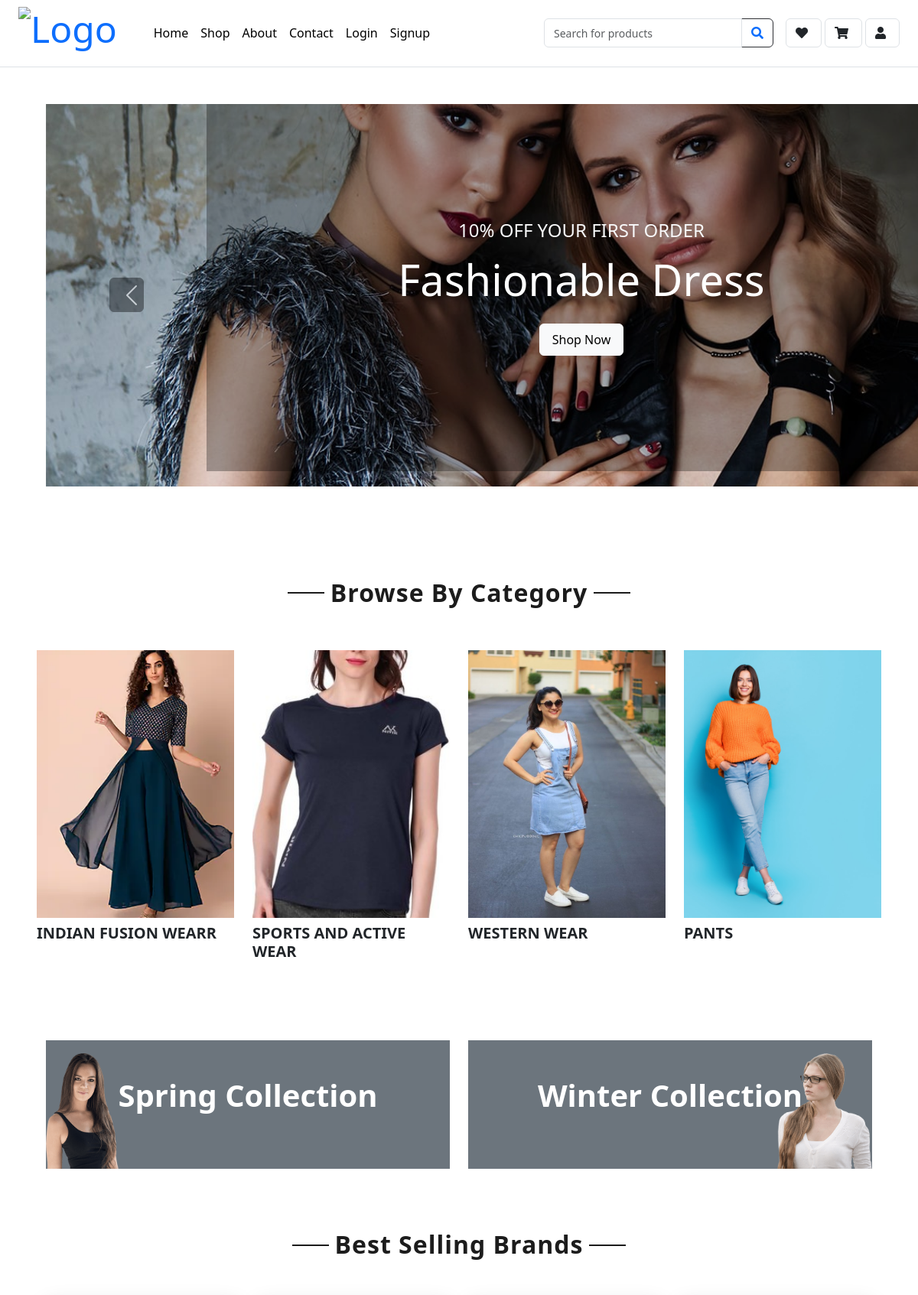
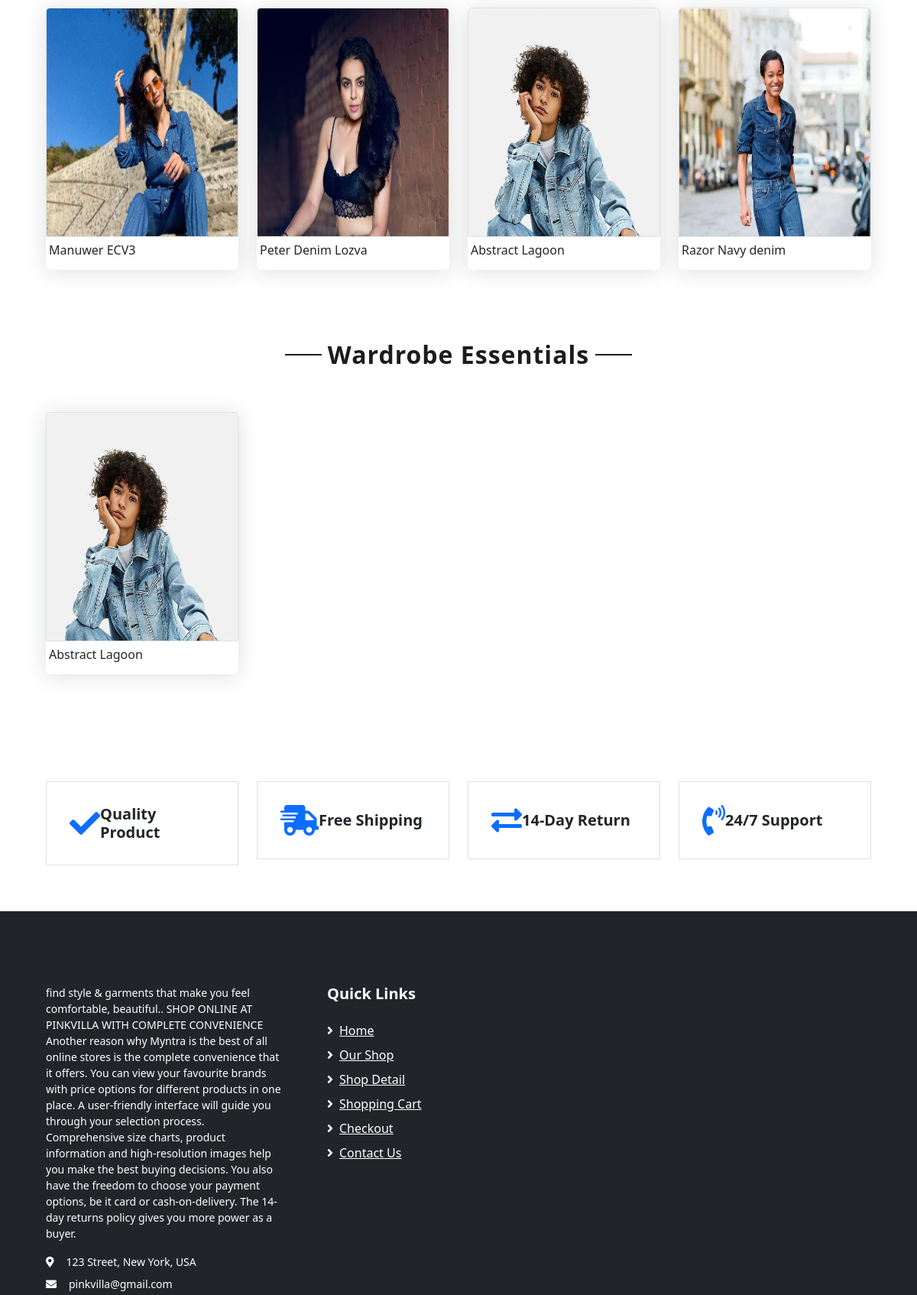
The page /home_before/ (upper part) on the database its author committed (2 pictures, top to bottom).
### app1/models.py (models this page shows, shortened)
class category(models.Model):
    id = models.AutoField(primary_key=True)
    name = models.CharField(max_length=100)
    category_image = models.ImageField(upload_to='category',default='default_image.jpg')

class Product(models.Model):
    id = models.AutoField(primary_key=True)
    name = models.CharField(max_length=100)
    brand = models.ForeignKey(Brand,on_delete=models.CASCADE)
    category = models.ForeignKey(category,on_delete=models.CASCADE)
    description = models.TextField()
    sales_count = models.PositiveIntegerField(default=0)
    wardrobe_essential = models.BooleanField(default=False)
    image = models.ImageField(blank=True, upload_to='images/')

### app1/views.py (the view)
# urls.py: path('home_before/', views.home_before, name='home_before'),
def home_before(request):
    categories = category.objects.all()
    best_selling_products = Product.objects.order_by('-sales_count')[:4]
    wardrobe_essentials = Product.objects.filter(wardrobe_essential=True)[:4]
    return render(request, 'home_before.html', {'categories': categories, 'best_selling_products': best_selling_products,
    'wardrobe_essentials': wardrobe_essentials})

### app1/templates/home_before.html (shortened to what this page needs)
<!DOCTYPE html>
<html lang="en">
  {% load static %}
<head>
    <link href="https://cdnjs.cloudflare.com/ajax/libs/font-awesome/5.10.0/css/all.min.css" rel="stylesheet">
    <link href="lib/owlcarousel/assets/owl.carousel.min.css" rel="stylesheet">
    <link href="/static/app/css/style.min.css" rel="stylesheet">
    <link href="{% static 'app/css/style.css' %}" rel="stylesheet">
    <link href="https://cdn.jsdelivr.net/npm/bootstrap@5.3.0/dist/css/bootstrap.min.css" rel="stylesheet">
</head>
<body>
    <div class="row align-items-center py-1 px-xl-4">
        <div class="d-flex align-items-center">
            <div class="mr-5 d-none d-lg-block">
                <a href="" class="text-decoration-none">
                    <h1 class="mb-3 display-5 font-weight-semi-bold">
                             <img src="{% static "app/img/product/logo2.jpg" %}" alt="Logo" class="img-fluid"  style="width: 90px; height: auto; ">
                    </h1>
                </a>
            </div>
            <div class="mr-3">
                <a href="{% url 'userhome' %}" style="text-decoration: none;">
                    <button type="button" style="border: none; background: none; padding: 0; cursor: pointer;">Home</button>
                </a>
            </div>
            <div class="mr-3">
                <a href="{% url 'shop_before' %}" style="text-decoration: none;">
                    <button type="button" style="border: none; background: none; padding: 0; cursor: pointer;">Shop</button>
                </a>
            </div>
            <div class="mr-3">
                <a href="{% url 'about' %}" style="text-decoration: none;">
                    <button type="button" style="border: none; background: none; padding: 0; cursor: pointer;">About</button>
                </a>
            </div>
            <div class="mr-3">
                <a href="{% url 'contact' %}" style="text-decoration: none;">
                    <button type="button" style="border: none; background: none; padding: 0; cursor: pointer;">Contact</button>
                </a>
            </div>
            <div class="mr-3">
                <a href="{% url 'user_login' %}" style="text-decoration: none;">
                    <button type="button" style="border: none; background: none; padding: 0; cursor: pointer;">Login</button>
                </a>
            </div>
            <div class="mr-3">
                <a href="{% url 'signup' %}" style="text-decoration: none;">
                    <button type="button" style="border: none; background: none; padding: 0; cursor: pointer;">Signup</button>
                </a>
            </div>
            <div class="ml-auto d-flex align-items-center">
                <form action="" class="flex-grow-1">
                    <div class="input-group" style="width: 300px;">
                        <input type="text" class="form-control" placeholder="Search for products">
                        <div class="input-group-append">
                            <span class="input-group-text bg-transparent text-primary">
                                <i class="fa fa-search"></i>
                            </span>
                        </div>
                    </div>
                </form>
                <a href="{% url 'wishlist' %}" class="btn border ml-3">
                    <i class="fas fa-heart"></i>
                </a>
                <a href="{% url 'show-cart' %}" class="btn border ml-1">
                    <i class="fas fa-shopping-cart"></i>
                </a>
                <a href="{% url 'user_profile' %}" class="btn border ml-1">
                    <i class="fa fa-user" aria-hidden="true"></i>
                </a>
            </div>
        </div>
    </div>
   {% block main-content%}
<div class="container-fluid mb-5">
    <div class="row border-top px-xl-5">
        <div class="col-lg-9">
            <div id="header-carousel" class="carousel slide mt-5 " data-ride="carousel" style="width: 1400px;">
                <div class="carousel-inner">
                    <div class="carousel-item active" style="height:500px; ">
                        <img class="img-fluid" src="{% static "app/img/product/carousel-1.jpg"%}" alt="Image">
                        <div class="carousel-caption d-flex flex-column align-items-center justify-content-center">
                            <div class="p-3" style="max-width: 700px;">
                                <h4 class="text-light text-uppercase font-weight-medium mb-3">10% Off Your First Order</h4>
                                <h3 class="display-4 text-white font-weight-semi-bold mb-4">Fashionable Dress</h3>
                                <a href="{% url 'shop_before' %}" class="btn btn-light py-2 px-3">Shop Now</a>
                            </div>
                        </div>
                    </div>
                </div>
                <a class="carousel-control-prev" href="#header-carousel" data-slide="prev">
                    <div class="btn btn-dark" style="width: 45px; height: 45px;">
                        <span class="carousel-control-prev-icon mb-n2"></span>
                    </div>
                </a>
            </div>
        </div>
    </div>
</div>
<br>
    <br>
    <br>
    <div class="text-center mb-4">
        <h2 class="section-title px-5"><span class="px-2">Browse By Category</span></h2>
    </div>
    <div class="row px-xl-5 pb-3">
        {% for category in categories %}
        <div class="col-lg-3 col-md-3 pb-3 mt-4 ">
                <a href="{% url 'user_product' category.id %}" class="cat-img position-relative overflow-hidden mb-3" style="height: 300px; width: 300px;">
                    <img class="img-fluid" src="{{ category.category_image.url }}" alt="" style="height: 350px; width:300px; object-fit: cover;">
                </a>
                <h5 class="font-weight-semi-bold m-0 ">{{ category.name }}</h5>
        </div>
        {% endfor %}
    </div>
    {% endblock main-content%}
    <br>
    {% block content%}
    <div class="container-fluid offer pt-5">
        <div class="row px-xl-5">
            <div class="col-md-6 pb-4">
                <div class="position-relative bg-secondary text-center text-md-right text-white mb-2 py-5 px-5">
                    <img src="{% static "app/img/product/offer-1.png"%}" alt="">
                    <div class="position-relative" style="z-index: 1;">
                        <h1 class="mb-4 font-weight-semi-bold">Spring Collection</h1>
                    </div>
                </div>
            </div>
            <div class="col-md-6 pb-4">
                <div class="position-relative bg-secondary text-center text-md-left text-white mb-2 py-5 px-5">
                    <img src="{% static "app/img/product/offer-2.png"%}" alt="">
                    <div class="position-relative" style="z-index: 1;">
                        <h1 class="mb-4 font-weight-semi-bold">Winter Collection</h1>
                    </div>
                </div>
            </div>
        </div>
    </div>
    <div class="container-fluid pt-5">
        <div class="text-center mb-4">
            <h2 class="section-title px-5"><span class="px-2">Best Selling Brands</span></h2>
        </div>
        <br>
        <div class="row px-xl-5 pb-3 ">
            {% for product in best_selling_products %}
            <div class="col-lg-3 col-md-6 col-sm-12 pb-1">
                <div class="card product-item border-0 mb-4" >
                    <a href="{% url 'product_detail' product.id %}" >
                    <div class="card-header product-img position-relative overflow-hidden bg-transparent border p-0">
                        <img class="img-fluid w-100 " src="{{ product.image.url }}" alt="" style="height: 500px;">
                    </div>  </a>
                        <div class="d-flex p-1 pt-0 pb-2" style="justify-content: space-between;">
                        <h6 class="text-truncate mb-2 mt-2">{{ product.name }}</h6>
                    </div>
                </div>
            </div>
            {% endfor %}
        </div>
    </div>
        <div class="container-fluid pt-5">
        <div class="text-center mb-4">
            <h2 class="section-title px-5"><span class="px-2">Wardrobe Essentials</span></h2>
        </div>
        <br>
        <div class="row px-xl-5 pb-3">
            {% for product in wardrobe_essentials %}
            <div class="col-lg-3 col-md-6 col-sm-12 pb-1">
                <div class="card product-item border-0 mb-4">
                    <a href="{% url 'product_detail' product.id %}" >
                        <div class="card-header product-img position-relative overflow-hidden bg-transparent border p-0">
                            <img class="img-fluid w-100 " src="{{ product.image.url }}" alt="" style="height: 500px;">
                        </div>  </a>
                    <div class="d-flex p-1 pt-0 pb-2" style="justify-content: space-between;">
                        <h6 class="text-truncate mb-2 mt-2 ">{{ product.name }}</h6>
                    </div>
                </div>
            </div>
            {% endfor %}
        </div>
    </div>
    {% endblock content%}
    <br>
    <br>
     <div class="container-fluid pt-5">
        <div class="row px-xl-5 pb-3">
            <div class="col-lg-3 col-md-6 col-sm-12 pb-1">
                <div class="d-flex align-items-center border mb-4" style="padding: 30px;">
                    <h1 class="fa fa-check text-primary m-0 mr-3"></h1>
                    <h5 class="font-weight-semi-bold m-0">Quality Product</h5>
                </div>
            </div>
            <div class="col-lg-3 col-md-6 col-sm-12 pb-1">
                <div class="d-flex align-items-center border mb-4" style="padding: 30px;">
                    <h1 class="fa fa-shipping-fast text-primary m-0 mr-2"></h1>
                    <h5 class="font-weight-semi-bold m-0">Free Shipping</h5>
                </div>
            </div>
            <div class="col-lg-3 col-md-6 col-sm-12 pb-1">
                <div class="d-flex align-items-center border mb-4" style="padding: 30px;">
                    <h1 class="fas fa-exchange-alt text-primary m-0 mr-3"></h1>
                    <h5 class="font-weight-semi-bold m-0">14-Day Return</h5>
                </div>
            </div>
            <div class="col-lg-3 col-md-6 col-sm-12 pb-1">
                <div class="d-flex align-items-center border mb-4" style="padding: 30px;">
                    <h1 class="fa fa-phone-volume text-primary m-0 mr-3"></h1>
                    <h5 class="font-weight-semi-bold m-0">24/7 Support</h5>
                </div>
            </div>
        </div>
    </div>
    <div class="container-fluid bg-dark text-white mt-3 pt-5">
        <div class="row px-xl-5 pt-5">
            <div class="col-lg-4 col-md-12 mb-5 pr-3 pr-xl-5">
                <p>find style & garments that make you feel comfortable, beautiful..
                    SHOP ONLINE AT PINKVILLA WITH COMPLETE CONVENIENCE
Another reason why Myntra is the best of all online stores is the complete convenience that it offers.
 You can view your favourite brands with price options for different products in one place.
 A user-friendly interface will guide you through your selection process. Comprehensive size charts,
  product information and high-resolution images help you make the best buying decisions.
   You also have the freedom to choose your payment options, be it card or cash-on-delivery.
    The 14-day returns policy gives you more power as a buyer.
                </p>
                <p class="mb-2"><i class="fa fa-map-marker-alt text-white mr-3"></i>123 Street, New York, USA</p>
                <p class="mb-2"><i class="fa fa-envelope text-white mr-3"></i>pinkvilla@gmail.com</p>
            </div>
            <div class="col-lg-8 col-md-12">
                <div class="row">
                    <div class="col-md-4 mb-5">
                        <h5 class="font-weight-bold text-white mb-4">Quick Links</h5>
                        <div class="d-flex flex-column justify-content-start">
                            <a class="text-white mb-2" href="index.html"><i class="fa fa-angle-right mr-2"></i>Home</a>
                            <a class="text-white mb-2" href="shop.html"><i class="fa fa-angle-right mr-2"></i>Our Shop</a>
                            <a class="text-white mb-2" href="detail.html"><i class="fa fa-angle-right mr-2"></i>Shop Detail</a>
                            <a class="text-white mb-2" href="cart.html"><i class="fa fa-angle-right mr-2"></i>Shopping Cart</a>
                            <a class="text-white mb-2" href="checkout.html"><i class="fa fa-angle-right mr-2"></i>Checkout</a>
                            <a class="text-white" href="contact.html"><i class="fa fa-angle-right mr-2"></i>Contact Us</a>
                        </div>
                    </div>
                     <div class="col-md-4 mb-5">
                        <div class="d-flex flex-column justify-content-start">
                            <div class="d-inline-flex align-items-center">
                                <a class="text-dark px-2" href="">
                                    <i class="fab fa-facebook-f"></i>
                                </a>
                                <a class="text-dark px-2" href="">
                                    <i class="fab fa-twitter"></i>
                                </a>
                                <a class="text-dark px-2" href="">
                                    <i class="fab fa-linkedin-in"></i>
                                </a>
                                <a class="text-dark px-2" href="">
                                    <i class="fab fa-instagram"></i>
                                </a>
                                <a class="text-dark pl-2" href="">
                                    <i class="fab fa-youtube"></i>
                                </a>
                        </div>
                    </div>
                </div>
            </div>
        </div>
    </div>
</body>
</html>

### rows shown on the page
category: category_image (picture), name "INDIAN FUSION WEARR"
category: category_image (picture), name "SPORTS AND ACTIVE WEAR"
category: category_image (picture), name "WESTERN WEAR"
category: category_image (picture), name "PANTS"
Product: image (picture), name "Manuwer ECV3"
Product: image (picture), name "Peter Denim Lozva"
Product: image (picture), name "Abstract Lagoon"
Product: image (picture), name "Razor Navy denim"
